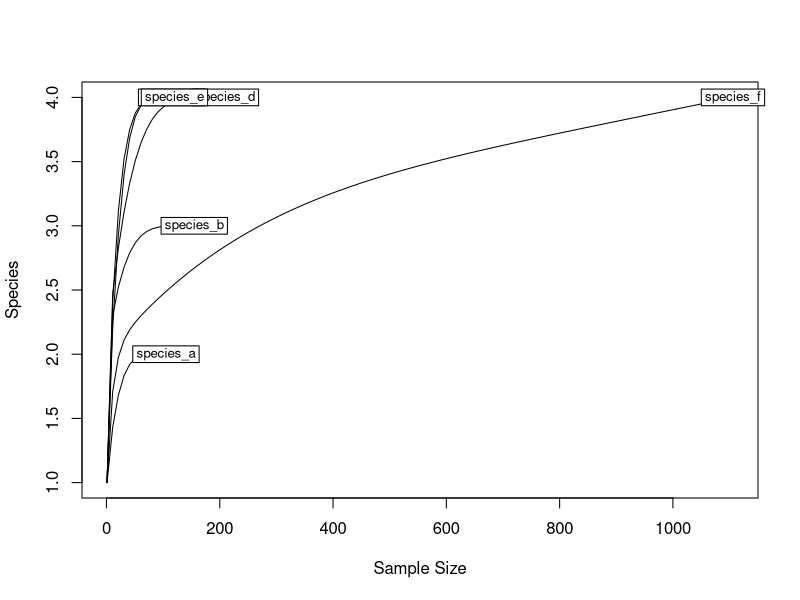
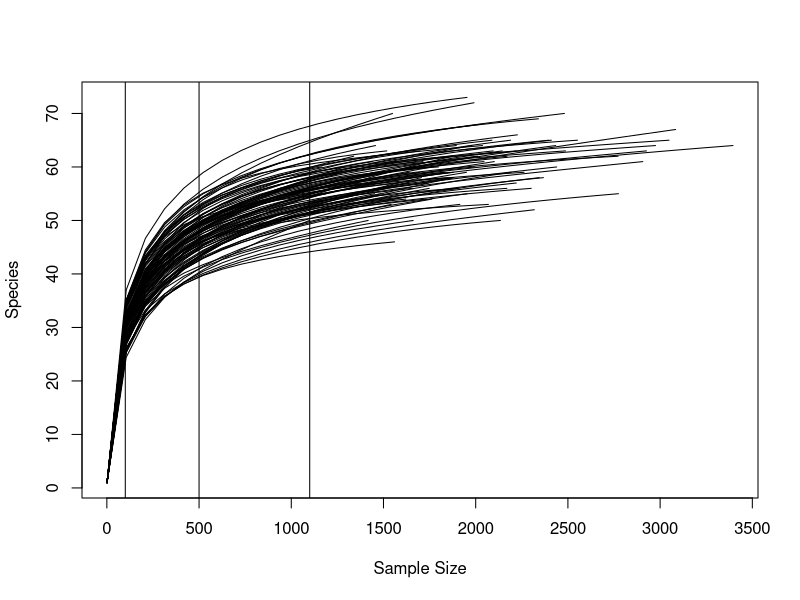
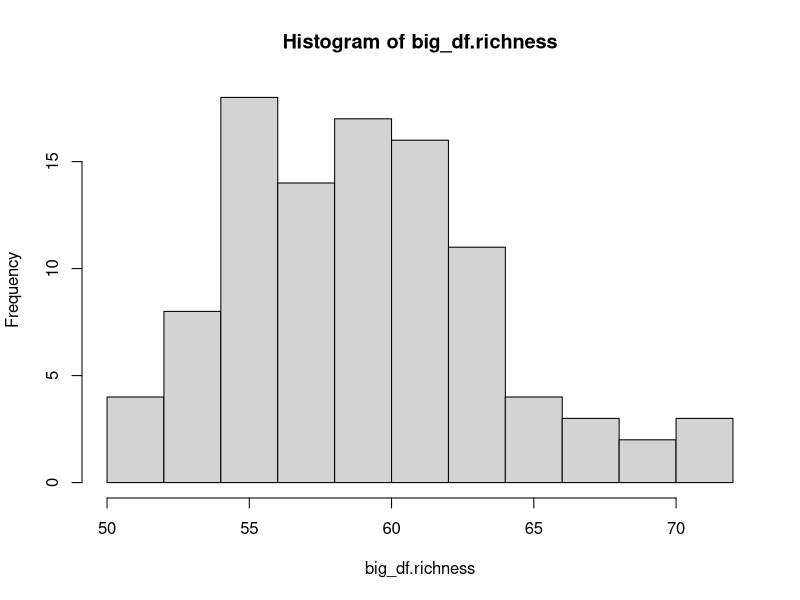
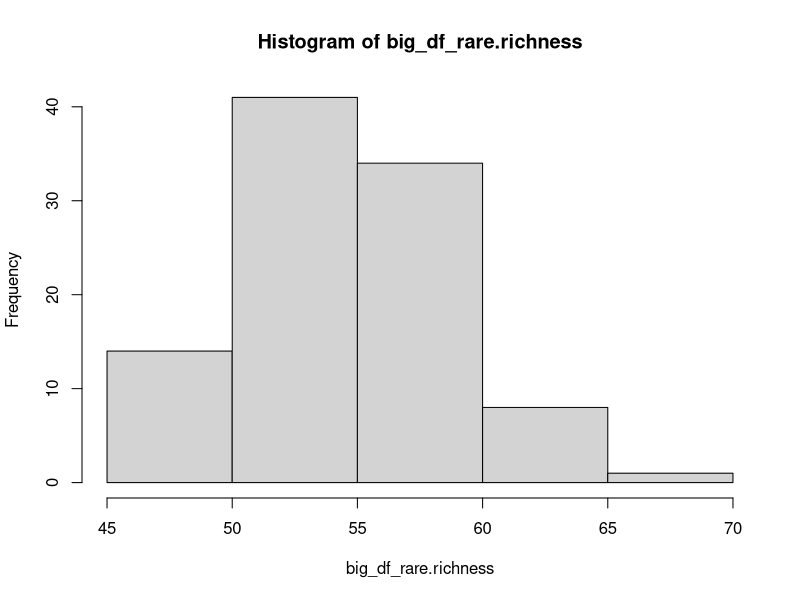
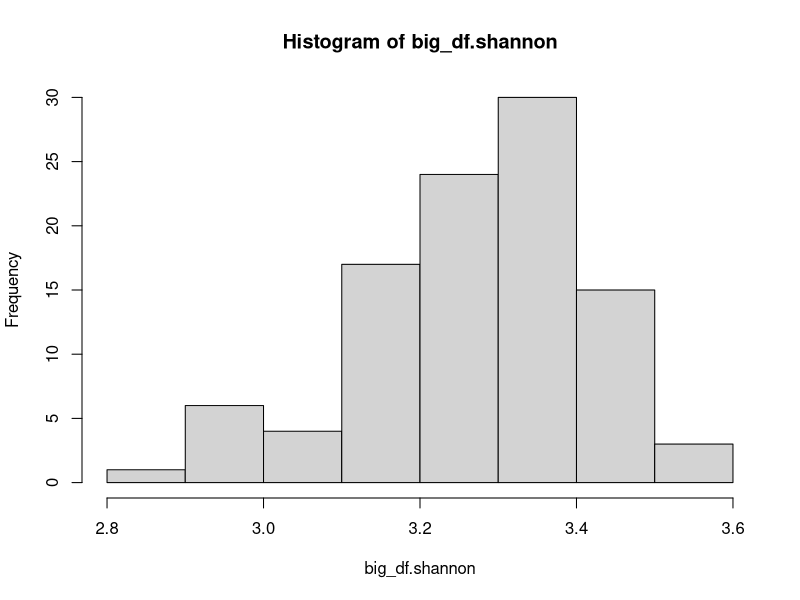
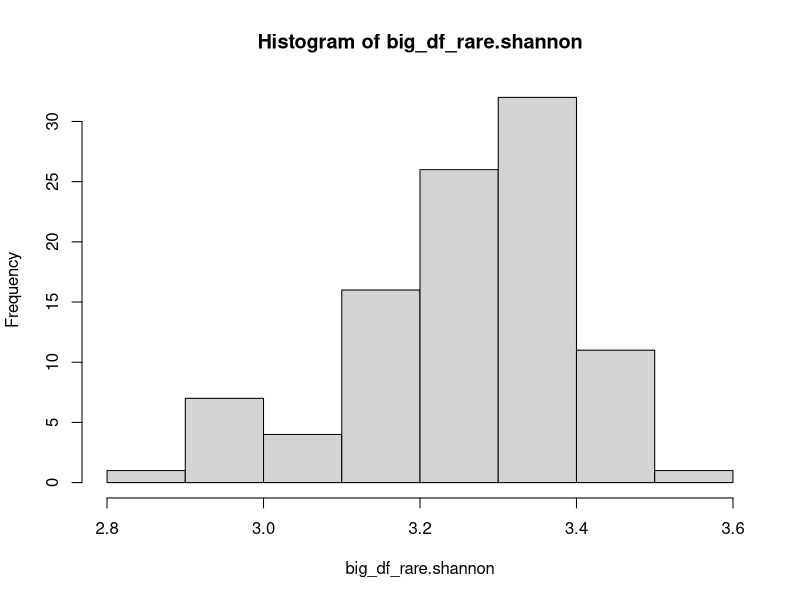
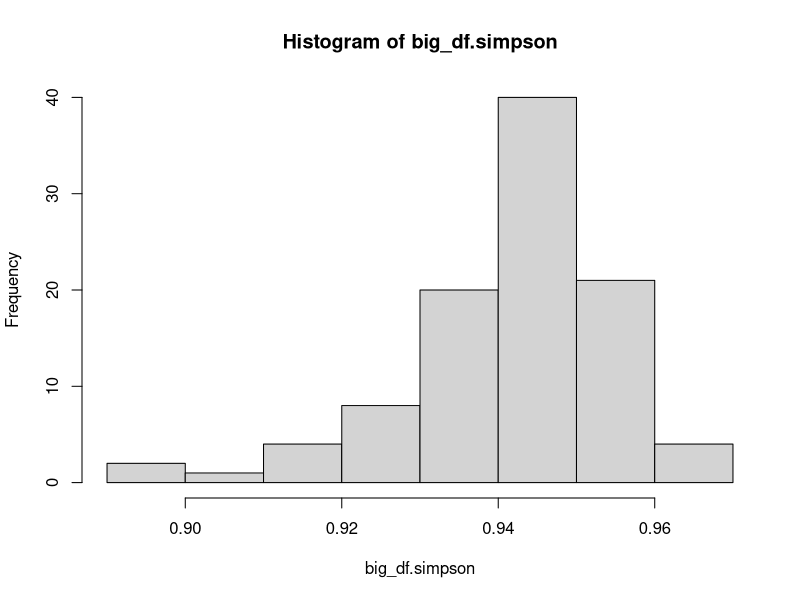
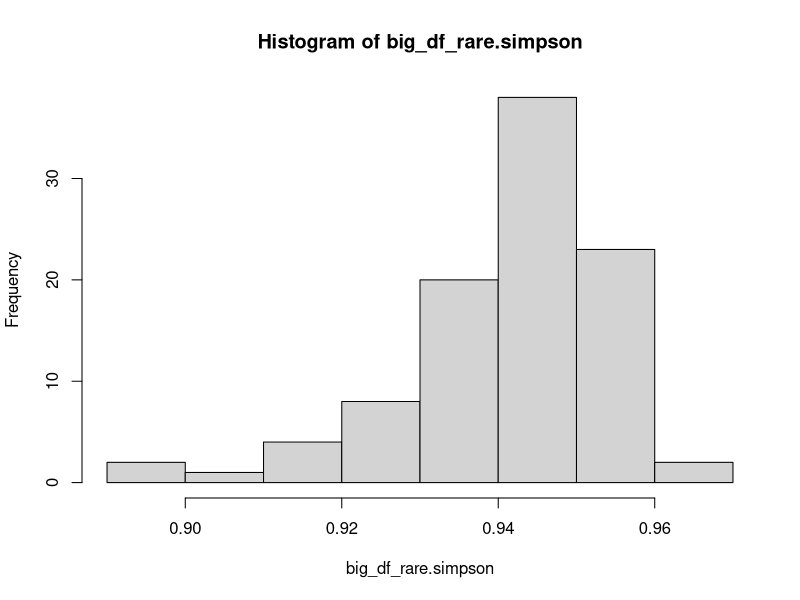

The R script that drew these images, in order:
#Alpha Diversity

# "The vegan package provides tools for descriptive community ecology.
# It has most basic functions of diversity analysis, community ordination
# and dissimilarity analysis. Most of its multivariate tools can be
# used for other data types as well." Taken from the vegan help page

library(vegan)

#Make some faux data

df <- data.frame(patient_1 = c(5,5,5,5,5,5),
                 patient_2 = c(0,0,0,0,0,1000),
                 patient_3 = c(0,50,5,100,10,1),
                 patient_4 = c(0,0,5,5,5,0),
                 patient_5 = c(100,100,100,100,100,100))

rownames(df) <- c("species_a",
                  "species_b",
                  "species_c",
                  "species_d",
                  "species_e",
                  "species_f")


#use random distribution generators to make a neg binomial distributed matrix
#this will be a reasonable-ish approximation of microbiome data

set.seed(731)
big_df <- matrix(rnbinom(10000, size = .2, prob = .01),
                 nrow = 100,
                 ncol = 100)

colnames(big_df) <- paste("patient", 1:100,sep = "_" )
rownames(big_df) <- paste("species", 1:100,sep = "_" )


# Rarefy ------------------------------------------------------------------

#Rarefaction is necessary to conduct alpha diversity analysis

rarecurve(x = df,
          step = 10,
          )

#set sample size
sample = min(colSums(big_df)) /10 # you want enough sample points to make smooth

rarecurve(x = big_df,
          step = floor(sample),
          label = FALSE

)

abline(v = 100)
abline(v = 500)
abline(v = 1100) # looks like a few sample

#remove all samples < 1100
big_df.rare <- big_df[,which(colSums(big_df) > 1099)]

#remove all species == 0
big_df.rare <- big_df.rare[which(rowSums(big_df) > 0),]

# rrarefy, note the second "r", requires sampling the rows not columns
# the t() function transposes data (i.e., rows become columns)

big_df.rare <- rrarefy(t(big_df.rare), sample = 1100)

#check to make sure all
all(colSums(big_df.rare) > 0)


big_df.rel <- big_df[,which(colSums(big_df) > 1099)]

big_df.rel <- sweep(x = big_df.rel,
                    MARGIN = 2,
                    STATS = colSums(big_df.rel),
                    FUN = '/'
                    )
big_df.rel <- t(big_df.rel)

#How different are relative abundance and rarefied data tables?

cor.test(matrix(big_df.rare),matrix(big_df.rel))
cor.test(vegdist(big_df.rare),vegdist(big_df.rel))


#df will not be rarefied

# Richness ----------------------------------------------------------------

# The function in R::vegan to determine richness is specnumber

specnumber(x = df,
          MARGIN = 2 #by columns
            )

#unrarefied
big_df.richness <- specnumber(x = big_df,
                    MARGIN = 2 #by columns
                    )

#rarefied
big_df_rare.richness <- specnumber(x = big_df.rare,
                    MARGIN = 1 #by columns
                    )

hist(big_df.richness)
hist(big_df_rare.richness) #rarefied data frame


# Shannon -----------------------------------------------------------------

diversity(df,
          index = "shannon",
          MARGIN = 2
          )

big_df.shannon <- diversity(big_df,
          index = "shannon",
          MARGIN = 2
)

big_df_rare.shannon <- diversity(big_df.rare,
                            index = "shannon",
                            MARGIN = 1
)


hist(big_df.shannon)
hist(big_df_rare.shannon)



# Shannon -----------------------------------------------------------------

diversity(df,
          index = "simpson",
          MARGIN = 2
)

big_df.simpson <- diversity(big_df,
                            index = "simpson",
                            MARGIN = 2
)

big_df_rare.simpson <- diversity(big_df.rare,
                                 index = "simpson",
                                 MARGIN = 1
)


hist(big_df.simpson)
hist(big_df_rare.simpson)

# Richness Correlations ---------------------------------------------------

#Linear relationships cannot be assumed so we will use nonparametic

#Richness vs simpson
plot(big_df_rare.richness, big_df_rare.simpson)
cor.test(big_df_rare.richness, big_df_rare.simpson, method = "spearman")

#Richness vs shannon

plot(big_df_rare.richness, big_df_rare.shannon)
cor.test(big_df_rare.richness, big_df_rare.shannon, method = "spearman")

#simpson vs shannon

plot(big_df_rare.simpson, big_df_rare.shannon)
cor.test(big_df_rare.simpson, big_df_rare.shannon, method = "spearman")





